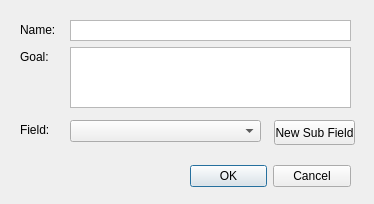
<?xml version="1.0" encoding="UTF-8"?>
<ui version="4.0">
 <class>Dialog_createSubProject</class>
 <widget class="QDialog" name="Dialog_createSubProject">
  <property name="geometry">
   <rect>
    <x>0</x>
    <y>0</y>
    <width>374</width>
    <height>204</height>
   </rect>
  </property>
  <property name="windowTitle">
   <string>Create New Sub Project</string>
  </property>
  <widget class="QDialogButtonBox" name="buttonBox">
   <property name="geometry">
    <rect>
     <x>190</x>
     <y>160</y>
     <width>161</width>
     <height>32</height>
    </rect>
   </property>
   <property name="orientation">
    <enum>Qt::Horizontal</enum>
   </property>
   <property name="standardButtons">
    <set>QDialogButtonBox::Cancel|QDialogButtonBox::Ok</set>
   </property>
  </widget>
  <widget class="QLabel" name="label_3">
   <property name="geometry">
    <rect>
     <x>20</x>
     <y>50</y>
     <width>47</width>
     <height>13</height>
    </rect>
   </property>
   <property name="text">
    <string>Goal:</string>
   </property>
  </widget>
  <widget class="QTextEdit" name="textEdit_name">
   <property name="geometry">
    <rect>
     <x>70</x>
     <y>20</y>
     <width>281</width>
     <height>21</height>
    </rect>
   </property>
   <property name="verticalScrollBarPolicy">
    <enum>Qt::ScrollBarAlwaysOff</enum>
   </property>
   <property name="horizontalScrollBarPolicy">
    <enum>Qt::ScrollBarAlwaysOff</enum>
   </property>
  </widget>
  <widget class="QTextEdit" name="textEdit_goal">
   <property name="geometry">
    <rect>
     <x>70</x>
     <y>47</y>
     <width>281</width>
     <height>61</height>
    </rect>
   </property>
   <property name="verticalScrollBarPolicy">
    <enum>Qt::ScrollBarAlwaysOff</enum>
   </property>
   <property name="horizontalScrollBarPolicy">
    <enum>Qt::ScrollBarAlwaysOff</enum>
   </property>
  </widget>
  <widget class="QLabel" name="label">
   <property name="geometry">
    <rect>
     <x>20</x>
     <y>23</y>
     <width>47</width>
     <height>13</height>
    </rect>
   </property>
   <property name="text">
    <string>Name:</string>
   </property>
  </widget>
  <widget class="QComboBox" name="comboBox_field">
   <property name="geometry">
    <rect>
     <x>70</x>
     <y>120</y>
     <width>191</width>
     <height>22</height>
    </rect>
   </property>
  </widget>
  <widget class="QLabel" name="label_2">
   <property name="geometry">
    <rect>
     <x>20</x>
     <y>123</y>
     <width>47</width>
     <height>13</height>
    </rect>
   </property>
   <property name="text">
    <string>Field:</string>
   </property>
  </widget>
  <widget class="QPushButton" name="pushButton_newField">
   <property name="geometry">
    <rect>
     <x>274</x>
     <y>120</y>
     <width>81</width>
     <height>25</height>
    </rect>
   </property>
   <property name="text">
    <string>New Sub Field</string>
   </property>
  </widget>
 </widget>
 <resources/>
 <connections>
  <connection>
   <sender>buttonBox</sender>
   <signal>accepted()</signal>
   <receiver>Dialog_createSubProject</receiver>
   <slot>accept()</slot>
   <hints>
    <hint type="sourcelabel">
     <x>248</x>
     <y>254</y>
    </hint>
    <hint type="destinationlabel">
     <x>157</x>
     <y>274</y>
    </hint>
   </hints>
  </connection>
  <connection>
   <sender>buttonBox</sender>
   <signal>rejected()</signal>
   <receiver>Dialog_createSubProject</receiver>
   <slot>reject()</slot>
   <hints>
    <hint type="sourcelabel">
     <x>316</x>
     <y>260</y>
    </hint>
    <hint type="destinationlabel">
     <x>286</x>
     <y>274</y>
    </hint>
   </hints>
  </connection>
 </connections>
</ui>
